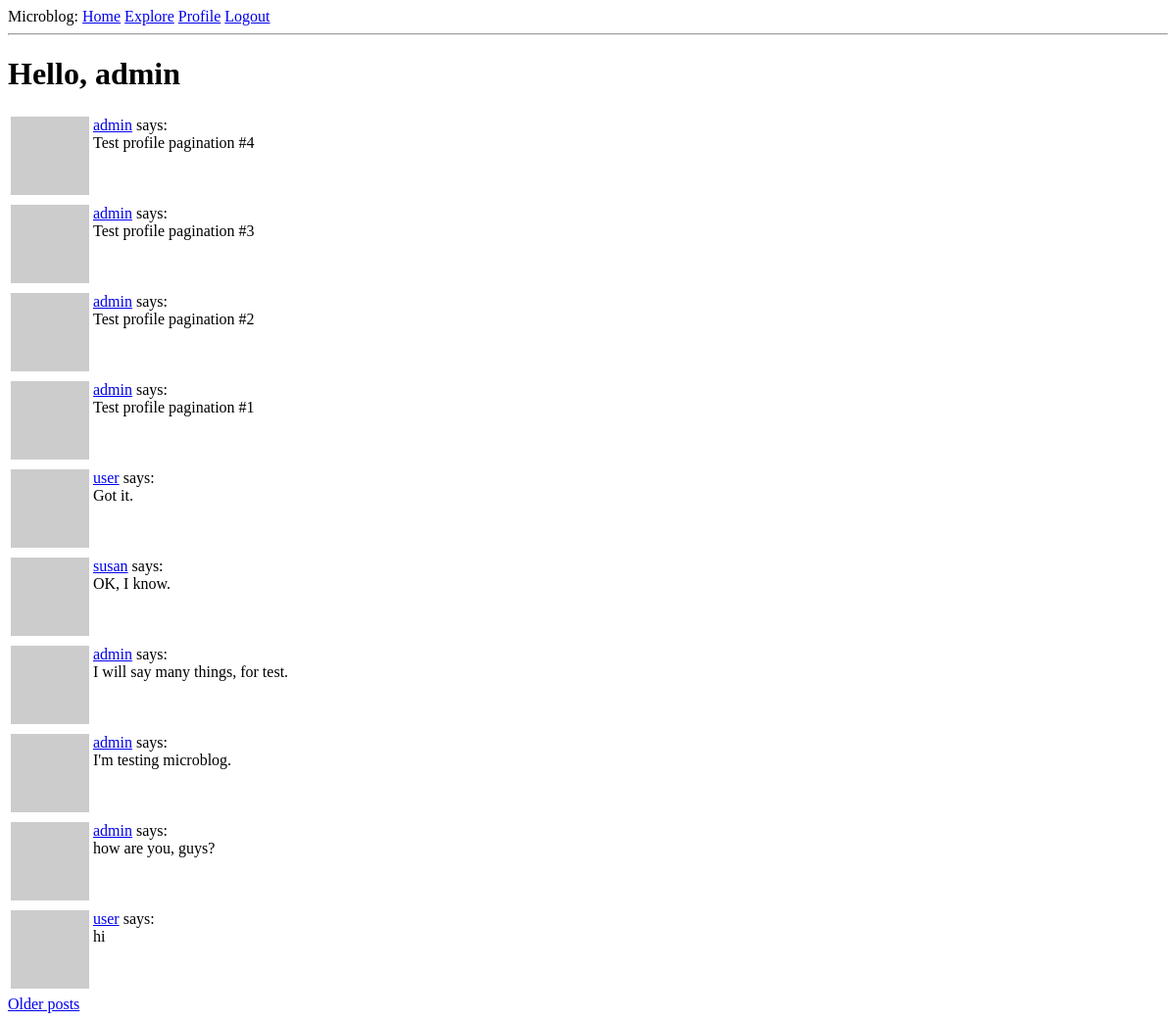
Page /explore (signed in) on the earlier database version.
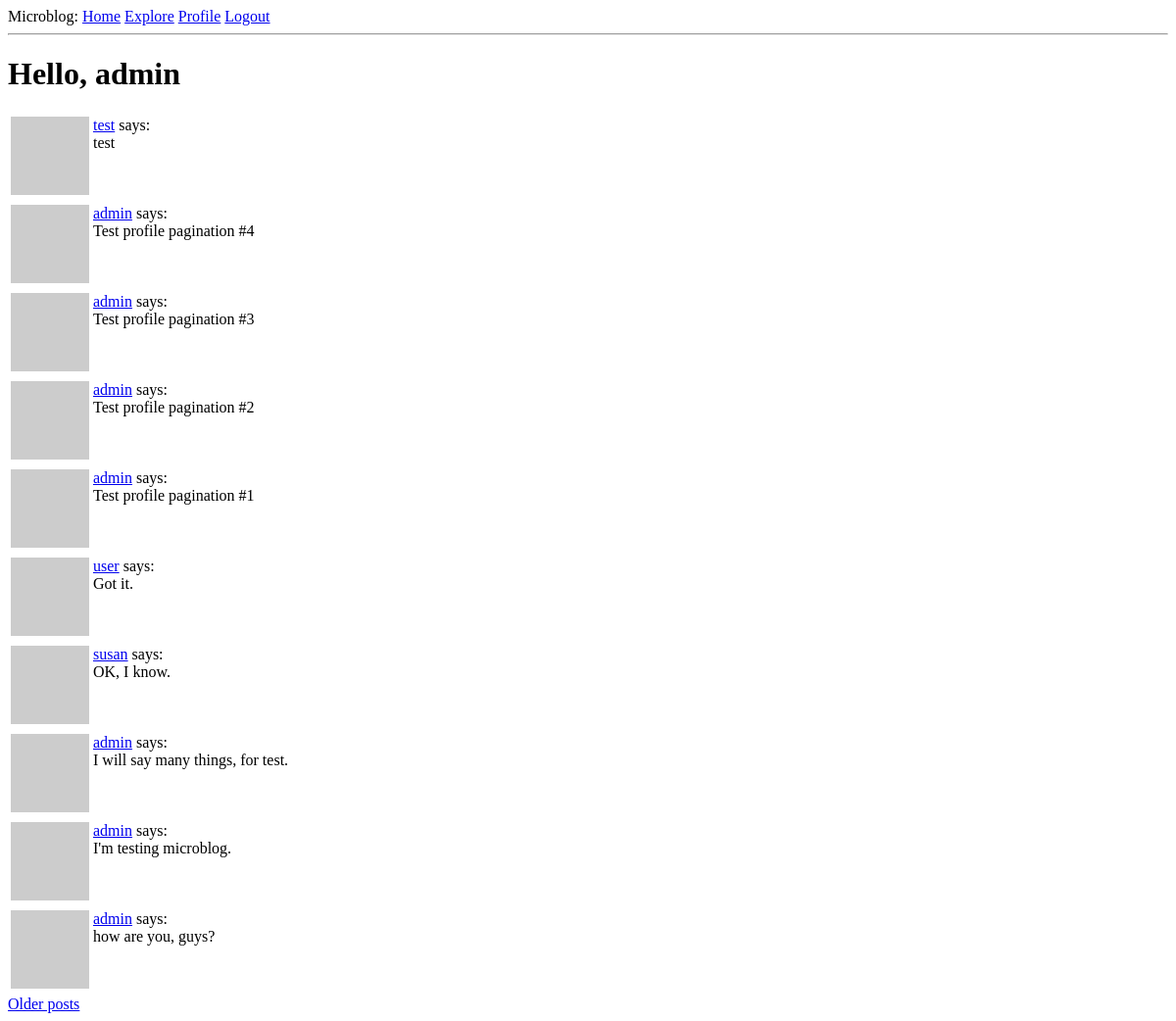
Same page on the later database version.
### app/models.py (models this page shows, shortened)
class Post(db.Model):
    id: so.Mapped[int] = so.mapped_column(primary_key=True)
    body: so.Mapped[str] = so.mapped_column(sa.String(140))
    timestamp: so.Mapped[datetime] = so.mapped_column(
        index=True, default=lambda: datetime.now(timezone.utc)
    )
    user_id: so.Mapped[int] = so.mapped_column(sa.ForeignKey(User.id),index=True)
    author: so.Mapped[User] = so.relationship(back_populates='posts')

class User(UserMixin, db.Model):
    id: so.Mapped[int] = so.mapped_column(primary_key=True)
    username: so.Mapped[str] = so.mapped_column(sa.String(64), index=True,unique=True)
    email: so.Mapped[str] = so.mapped_column(sa.String(120), index=True, unique=True)
    password_hash: so.Mapped[Optional[str]] = so.mapped_column(sa.String(256))
    about_me: so.Mapped[Optional[str]] = so.mapped_column(sa.String(140))
    last_seen: so.Mapped[Optional[datetime]] = so.mapped_column(
        default=lambda:datetime.now(timezone.utc)
    )
    posts: so.WriteOnlyMapped['Post'] = so.relationship(back_populates='author')
    following: so.WriteOnlyMapped['User'] = so.relationship(
        secondary=followers, primaryjoin=(followers.c.follower_id == id),
        secondaryjoin=(followers.c.followed_id == id),
        back_populates='followers'
    )
    followers: so.WriteOnlyMapped['User'] = so.relationship(
        secondary=followers, primaryjoin=(followers.c.followed_id == id),
        secondaryjoin=(followers.c.follower_id == id),
        back_populates='following'
    )
    def avatar(self, size):
        digest = md5(self.email.lower().encode('utf-8')).hexdigest()
        return f'https://www.gravatar.com/avatar/{digest}?d=identicon&s={size}'

### app/routes.py (the view)
@app.route('/explore')
@login_required
def explore():
    page = request.args.get('page', 1, type=int)
    query = sa.select(Post).order_by(Post.timestamp.desc())
    posts = db.paginate(query, page=page, per_page=app.config['POSTS_PER_PAGE'], error_out=False)
    next_url = url_for('explore', page=posts.next_num) if posts.has_next else None
    prev_url = url_for('explore', page=posts.prev_num) if posts.has_prev else None
    return render_template('index.html', title='Explore', posts=posts.items, next_url=next_url, prev_url=prev_url)

### app/models.py (called while the page is built)
@login.user_loader
def load_user(id):
    return db.session.get(User, int(id))

### app/routes.py (called while the page is built)
@app.before_request
def before_request():
    if current_user.is_authenticated:
        current_user.last_seen = datetime.now(timezone.utc)
        db.session.commit()

### app/templates/index.html (shortened to what this page needs)
{% extends "base.html" %}
{% block content %}
    <h1>Hello, {{ current_user.username }}</h1>
    {% for post in posts %}
        {% include '_post.html' %}
    {% endfor %}
    {% if next_url %}
    <a href="{{ next_url }}">Older posts</a>
    {% endif %}
{% endblock %}

### app/templates/_post.html
<table>
    <tr valign="top">
        <td><img src="{{ post.author.avatar(36) }}"></td>
        <td>
            <a href="{{ url_for('user', username=post.author.username) }}">{{ post.author.username }}</a>
            says:<br>{{ post.body }}
        </td>
    </tr>
</table>

Differences in the rows shown:
no longer on this page (row unchanged): Post: author.username "user", body "hi"
added Post: author.username "test", body "test"
